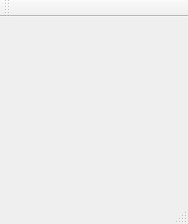
<?xml version="1.0" encoding="UTF-8"?>
<ui version="4.0">
 <class>MainWindow</class>
 <widget class="QMainWindow" name="MainWindow">
  <property name="geometry">
   <rect>
    <x>0</x>
    <y>0</y>
    <width>188</width>
    <height>224</height>
   </rect>
  </property>
  <property name="windowTitle">
   <string>MainWindow</string>
  </property>
  <widget class="QWidget" name="centralWidget">
   <layout class="QGridLayout" name="gridLayout"/>
  </widget>
  <widget class="QMenuBar" name="menuBar">
   <property name="geometry">
    <rect>
     <x>0</x>
     <y>0</y>
     <width>188</width>
     <height>21</height>
    </rect>
   </property>
  </widget>
  <widget class="QToolBar" name="mainToolBar">
   <attribute name="toolBarArea">
    <enum>TopToolBarArea</enum>
   </attribute>
   <attribute name="toolBarBreak">
    <bool>false</bool>
   </attribute>
  </widget>
  <widget class="QStatusBar" name="statusBar"/>
 </widget>
 <layoutdefault spacing="6" margin="11"/>
 <resources/>
 <connections/>
</ui>
